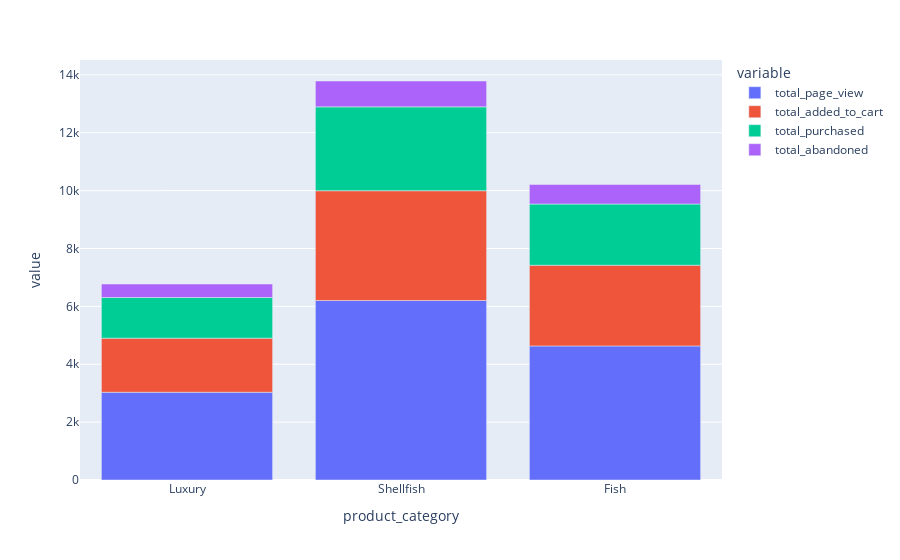

Notebook code for this chart:
### Code cell
fig = px.bar(category_funnel, x="product_category", y=category_funnel.columns[1:])
fig.show()

### Figure 1 — Plotly figure (JSON) as saved in the notebook; plotly's stock layout.template omitted (floating-point values rounded to 4 significant figures)
{"data": [{"alignmentgroup": "True", "hovertemplate": "variable=total_page_view<br>product_category=%{x}<br>value=%{y}<extra></extra>", "legendgroup": "total_page_view", "marker": {"color": "#636efa", "pattern": {"shape": ""}}, "name": "total_page_view", "offsetgroup": "total_page_view", "orientation": "v", "showlegend": true, "textposition": "auto", "type": "bar", "x": ["Luxury", "Shellfish", "Fish"], "xaxis": "x", "y": [3032, 6204, 4633], "yaxis": "y"}, {"alignmentgroup": "True", "hovertemplate": "variable=total_added_to_cart<br>product_category=%{x}<br>value=%{y}<extra></extra>", "legendgroup": "total_added_to_cart", "marker": {"color": "#EF553B", "pattern": {"shape": ""}}, "name": "total_added_to_cart", "offsetgroup": "total_added_to_cart", "orientation": "v", "showlegend": true, "textposition": "auto", "type": "bar", "x": ["Luxury", "Shellfish", "Fish"], "xaxis": "x", "y": [1870, 3792, 2789], "yaxis": "y"}, {"alignmentgroup": "True", "hovertemplate": "variable=total_purchased<br>product_category=%{x}<br>value=%{y}<extra></extra>", "legendgroup": "total_purchased", "marker": {"color": "#00cc96", "pattern": {"shape": ""}}, "name": "total_purchased", "offsetgroup": "total_purchased", "orientation": "v", "showlegend": true, "textposition": "auto", "type": "bar", "x": ["Luxury", "Shellfish", "Fish"], "xaxis": "x", "y": [1404, 2898, 2115], "yaxis": "y"}, {"alignmentgroup": "True", "hovertemplate": "variable=total_abandoned<br>product_category=%{x}<br>value=%{y}<extra></extra>", "legendgroup": "total_abandoned", "marker": {"color": "#ab63fa", "pattern": {"shape": ""}}, "name": "total_abandoned", "offsetgroup": "total_abandoned", "orientation": "v", "showlegend": true, "textposition": "auto", "type": "bar", "x": ["Luxury", "Shellfish", "Fish"], "xaxis": "x", "y": [466, 894, 674], "yaxis": "y"}], "layout": {"barmode": "relative", "legend": {"title": {"text": "variable"}, "tracegroupgap": 0}, "margin": {"t": 60}, "xaxis": {"anchor": "y", "domain": [0, 1], "title": {"text": "product_category"}}, "yaxis": {"anchor": "x", "domain": [0, 1], "title": {"text": "value"}}}}
